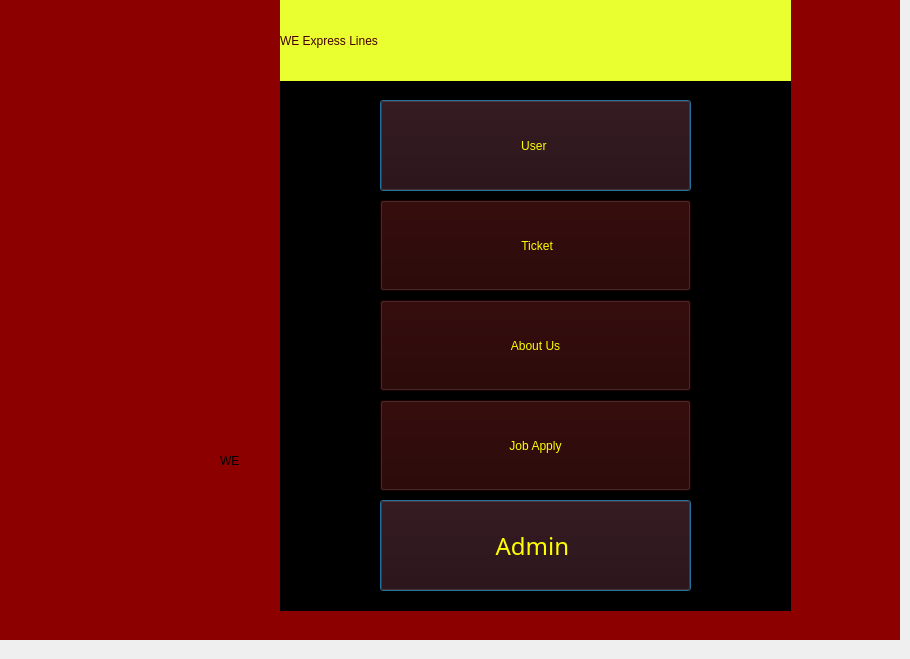
    <widget class="QWidget" name="Home_page">
     <widget class="QLabel" name="label">
      <property name="geometry">
       <rect>
        <x>-1</x>
        <y>-10</y>
        <width>901</width>
        <height>650</height>
       </rect>
      </property>
      <property name="font">
       <font>
        <family>Stencil</family>
        <pointsize>12</pointsize>
        <italic>false</italic>
        <bold>false</bold>
       </font>
      </property>
      <property name="styleSheet">
       <string notr="true">background-color: rgb(140, 0, 0);</string>
      </property>
      <property name="text">
       <string/>
      </property>
      <property name="pixmap">
       <pixmap>C:/Users/USER/OneDrive/Pictures/working_picture/bus.jpg</pixmap>
      </property>
      <property name="scaledContents">
       <bool>true</bool>
      </property>
     </widget>
     <widget class="QLabel" name="label_2">
      <property name="geometry">
       <rect>
        <x>280</x>
        <y>70</y>
        <width>511</width>
        <height>541</height>
       </rect>
      </property>
      <property name="font">
       <font>
        <family>Segoe Script</family>
        <pointsize>32</pointsize>
        <italic>false</italic>
        <bold>true</bold>
        <kerning>true</kerning>
       </font>
      </property>
      <property name="autoFillBackground">
       <bool>false</bool>
      </property>
      <property name="styleSheet">
       <string notr="true">color: rgb(255, 255, 0);
background-color: rgb(0, 0, 0);
font: 700 32pt &quot;Segoe Script&quot;;

</string>
      </property>
      <property name="frameShape">
       <enum>QFrame::NoFrame</enum>
      </property>
      <property name="frameShadow">
       <enum>QFrame::Plain</enum>
      </property>
      <property name="text">
       <string/>
      </property>
      <property name="textFormat">
       <enum>Qt::AutoText</enum>
      </property>
      <property name="pixmap">
       <pixmap>C:/Users/USER/OneDrive/Pictures/working_picture/R.jpeg</pixmap>
      </property>
      <property name="scaledContents">
       <bool>false</bool>
      </property>
      <property name="wordWrap">
       <bool>false</bool>
      </property>
     </widget>
     <widget class="QPushButton" name="user_button">
      <property name="geometry">
       <rect>
        <x>380</x>
        <y>100</y>
        <width>311</width>
        <height>91</height>
       </rect>
      </property>
      <property name="styleSheet">
       <string notr="true">background-color: rgb(35, 0, 0);
border-top-color: rgb(0, 0, 0);
border-color: rgb(0, 0, 0);
color: rgb(255, 255, 0);
font: 18pt &quot;Ravie&quot;;</string>
      </property>
      <property name="text">
       <string>User </string>
      </property>
      <property name="autoDefault">
       <bool>false</bool>
      </property>
      <property name="default">
       <bool>true</bool>
      </property>
      <property name="flat">
       <bool>false</bool>
      </property>
     </widget>
     <widget class="QPushButton" name="admin_button">
      <property name="geometry">
       <rect>
        <x>380</x>
        <y>500</y>
        <width>311</width>
        <height>91</height>
       </rect>
      </property>
      <property name="font">
       <font>
        <family>Ravie</family>
        <pointsize>18</pointsize>
        <italic>false</italic>
        <bold>false</bold>
       </font>
      </property>
      <property name="styleSheet">
       <string notr="true">background-color: rgb(35, 0, 0);
border-top-color: rgb(0, 0, 0);
border-color: rgb(0, 0, 0);
color: rgb(255, 255, 0);
font: 18pt &quot;Ravie&quot;;</string>
      </property>
      <property name="text">
       <string>Admin </string>
      </property>
      <property name="default">
       <bool>true</bool>
      </property>
     </widget>
     <widget class="QPushButton" name="job_apply">
      <property name="geometry">
       <rect>
        <x>380</x>
        <y>400</y>
        <width>311</width>
        <height>91</height>
       </rect>
      </property>
      <property name="styleSheet">
       <string notr="true">background-color: rgb(35, 0, 0);
border-top-color: rgb(0, 0, 0);
border-color: rgb(0, 0, 0);
color: rgb(255, 255, 0);
font: 18pt &quot;Ravie&quot;;</string>
      </property>
      <property name="text">
       <string>Job Apply</string>
      </property>
      <property name="checkable">
       <bool>false</bool>
      </property>
     </widget>
     <widget class="QPushButton" name="Download_refund_button">
      <property name="geometry">
       <rect>
        <x>380</x>
        <y>200</y>
        <width>311</width>
        <height>91</height>
       </rect>
      </property>
      <property name="styleSheet">
       <string notr="true">background-color: rgb(35, 0, 0);
border-top-color: rgb(0, 0, 0);
border-color: rgb(0, 0, 0);
color: rgb(255, 255, 0);
font: 18pt &quot;Ravie&quot;;</string>
      </property>
      <property name="text">
       <string> Ticket</string>
      </property>
     </widget>
     <widget class="QPushButton" name="About_us_button">
      <property name="geometry">
       <rect>
        <x>380</x>
        <y>300</y>
        <width>311</width>
        <height>91</height>
       </rect>
      </property>
      <property name="styleSheet">
       <string notr="true">background-color: rgb(35, 0, 0);
border-top-color: rgb(0, 0, 0);
border-color: rgb(0, 0, 0);
color: rgb(255, 255, 0);
font: 18pt &quot;Ravie&quot;;</string>
      </property>
      <property name="text">
       <string>About Us</string>
      </property>
      <property name="checkable">
       <bool>false</bool>
      </property>
     </widget>
     <widget class="QLabel" name="label_3">
      <property name="geometry">
       <rect>
        <x>220</x>
        <y>420</y>
        <width>71</width>
        <height>81</height>
       </rect>
      </property>
      <property name="styleSheet">
       <string notr="true">font: 700 22pt &quot;Segoe UI&quot;;
color: rgb(0, 0, 0);</string>
      </property>
      <property name="text">
       <string>WE</string>
      </property>
     </widget>
     <widget class="QLabel" name="label_5">
      <property name="geometry">
       <rect>
        <x>280</x>
        <y>0</y>
        <width>511</width>
        <height>81</height>
       </rect>
      </property>
      <property name="styleSheet">
       <string notr="true">font: 32pt &quot;Ravie&quot;;
border-top-color: rgb(0, 0, 0);
border-color: rgb(0, 0, 0);
color: rgb(67, 0, 0);
background-color: rgb(234, 255, 48);</string>
      </property>
      <property name="text">
       <string>WE Express Lines</string>
      </property>
     </widget>
    </widget>
